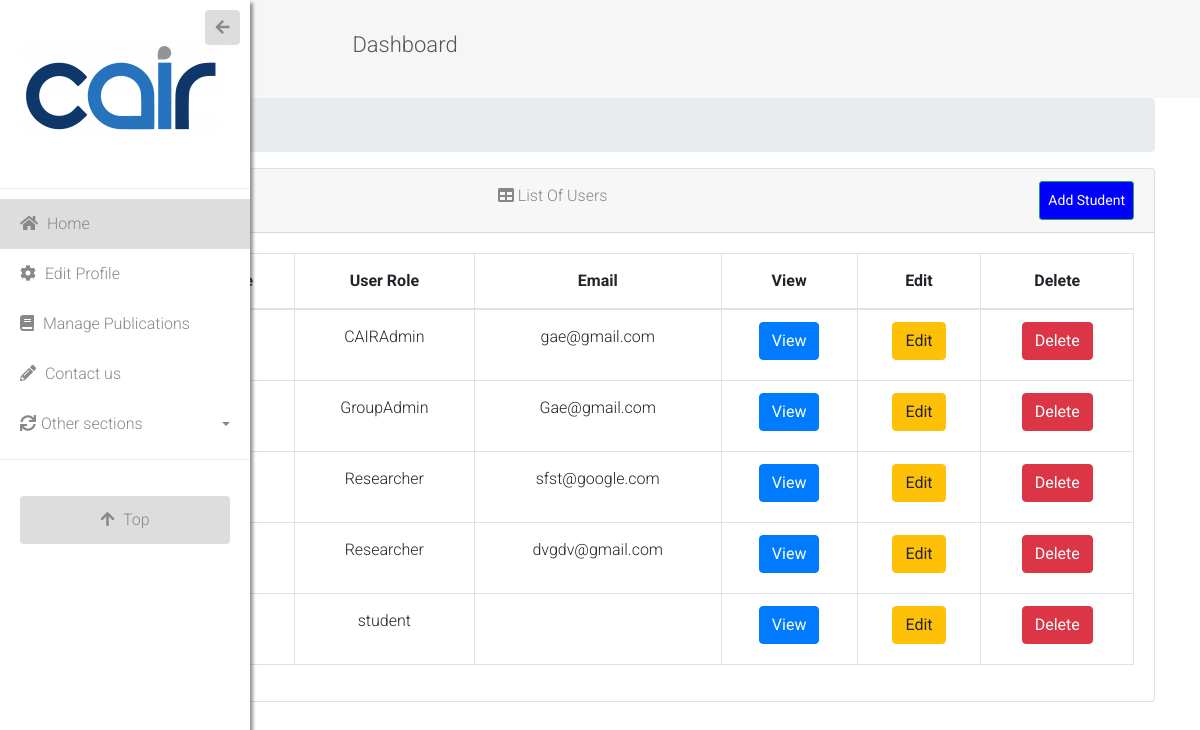
The app's page /listusers/, older data.
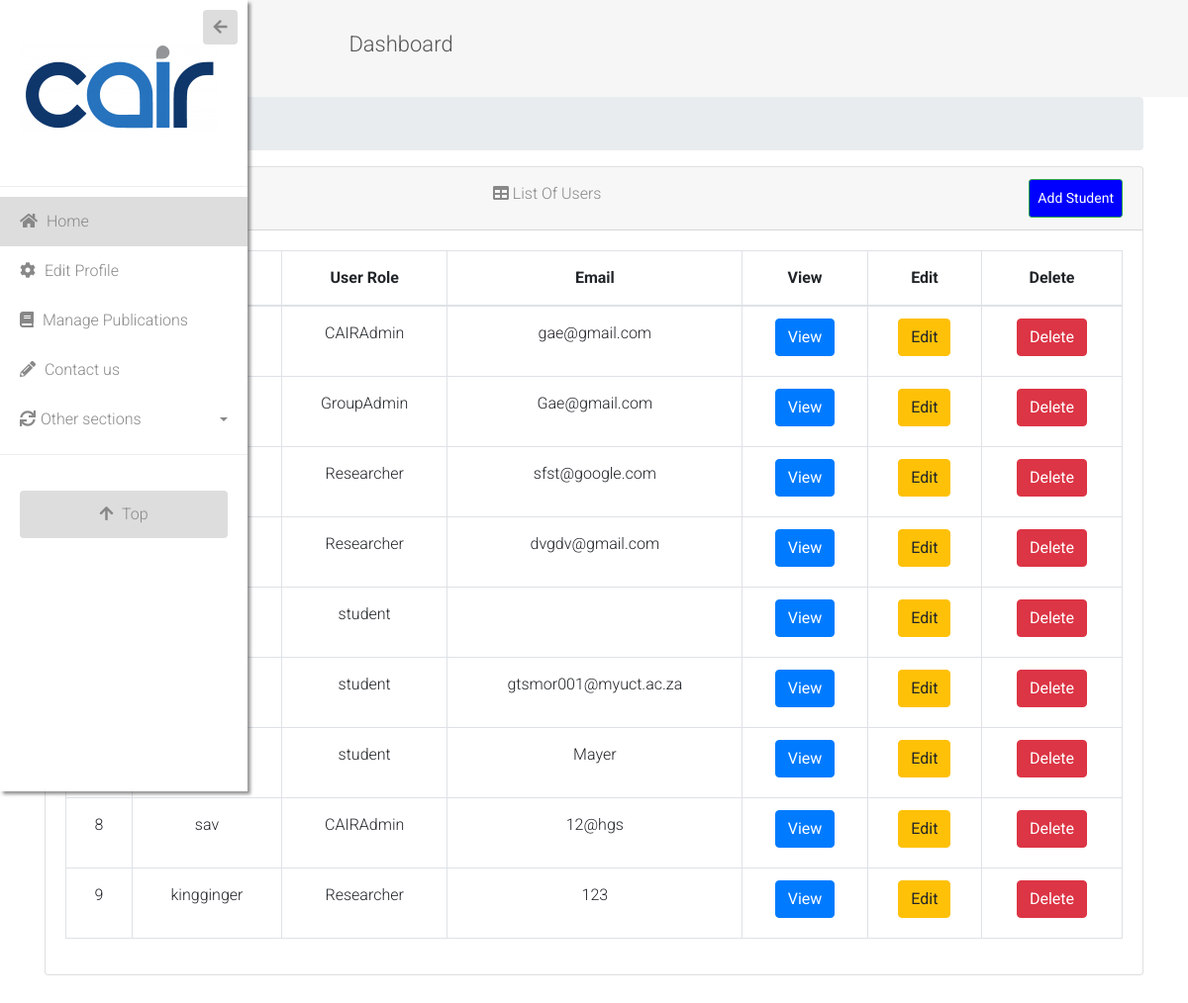
The same page, newer data.
### researchapp/models.py (models this page shows, shortened)
class User(AbstractUser):
    is_reseacher = models.BooleanField(default=True)
    role = models.ForeignKey(Role, on_delete=models.CASCADE, default=None, null=TRUE)
    uni = models.ForeignKey(University, on_delete=models.CASCADE, default=None, null=TRUE)
    grp = models.ForeignKey(Groups, on_delete=models.CASCADE, default=None, null=TRUE)

class Role(models.Model):
    RoleType = models.CharField(max_length=100)
    def __str__(self):
        return self.RoleType

### researchapp/views.py (the view)
# urls.py: path('listusers/', views.dashboardManageUsers, name= 'listusers'),
def dashboardManageUsers(request):
    if getRole(request)=='student':
        return redirect('dashboard')
    return render(request, 'list_users.html', filterUsersbyrole(request))

### researchapp/models.py (called while the page is built)
    def __str__(self):
        return self.Gname

### researchapp/views.py (called while the page is built)
def getRole(request):
    if request.user.is_authenticated:
        if slugify(request.user.role)=="researcher":
            return 'Researcher'
        elif slugify(request.user.role)=="groupadmin":
            return 'GroupAdmin'
        elif slugify(request.user.role)=="uniadmin":
            return 'UniAdmin'
        elif slugify(request.user.role)=="cairadmin":
            return 'CAIRAdmin'
        elif slugify(request.user.role)=="student":
            return 'student'
    else:
        return 'general'

### researchapp/templates/list_users.html (shortened to what this page needs)
{% extends 'dashboard.html' %}
{% block body %}
        <div class="container-fluid">
        <div class="row">
          <div class="col-12 mb-3">
          <div class="col-12 mb-3">
                <div id="content-wrapper">
        <div class="container-fluid">
            <ol class="breadcrumb">
                <li class="breadcrumb-item">
                    <a href="">Staff Members</a>
                </li>
            </ol>
            <div class="card mb-3">
                <div class="card-header">
                    <i class="fas fa-table"></i>
                    List Of Users
                    <a  class="btn btn-sm btn-success" href="{% url 'addstu'%}" style="padding: 8px; float: right; background-color: blue; color: white;">Add Student</a>
                </div>
                <div class="card-body">
                    <div class="table-responsive">
                        <table class="table table-bordered" id="dataTable" width="100%" cellspacing="0">
                            <thead>
                            <tr>
                                <th>No</th>
                                <th>Username</th>
                                <th>User Role</th>
                                <th>Email</th>
                                <th>View</th>
                                <th>Edit</th>
                                <th>Delete</th>
                            </tr>
                            </thead>
                            <tbody>
                        {% if users %}
                            {% for user in users %}
                                <tr>
                                    <td>{{ forloop.counter }}</td>
                                    <td>{{ user.username }}</td>
                                    <td>{% if user.is_publisher == True %}
                                      <p>Publisher</p>
                                    {% elif user.is_admin == True %}
                                      <p>Admin</p>
                                    {% else %}
                                    <p>{{user.role}}</p>
                                      {% endif %}
                                    </td>
                                    <td>{{ user.email }}</td>
                                    <td>
                <a href="{% url 'alvuser' user.pk  %}"><button type="button" class="btn btn-primary"> View</button></a>
                 </td>
                <td>
                <a href="{% url 'aeuser' user.pk  %}"><button type="button" class="btn btn-warning"> Edit</button></a>
        </td>
        <td>
          <a href=""><button type="button" class="btn btn-danger"> Delete</button></a></td>
                                </tr>
                            {% endfor %}
                        {% endif %}
                            </tbody>
                        </table>
                    </div>
                </div>
            </div>
        </div>
    </div>
          </div>
        </div>
      </div>
    </div>
{% endblock %}

Row changes from the older to the newer data that the page shows:
added User: role "student", email "gtsmor001@myuct.ac.za"
added User: role "student", email "Mayer"
added User: username "sav", role "CAIRAdmin", email "12@hgs"
added User: username "kingginger", role "Researcher", email "123"
